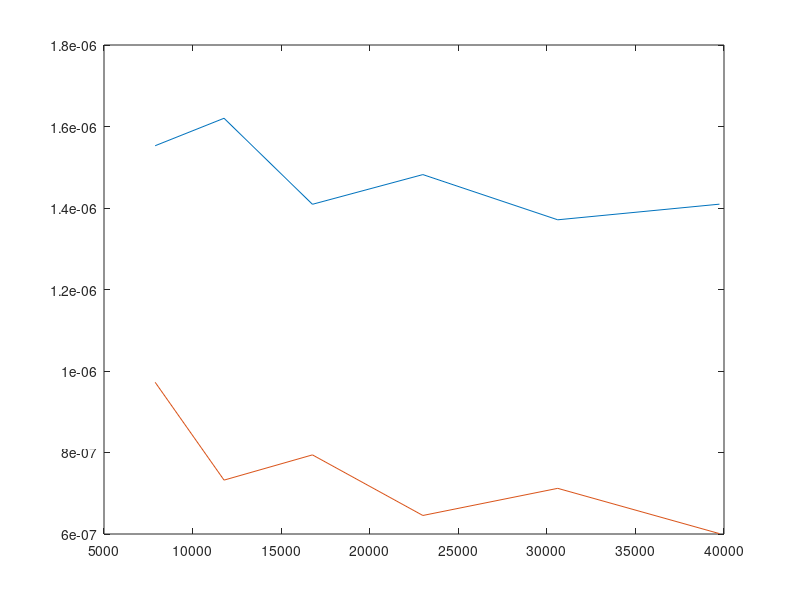

Write the MATLAB code that produced this figure.
data=dlmread('compare_1.txt');


p_1 = data(data(:,1)==1,:);
p_2 = data(data(:,1)==2,:);
p_4 = data(data(:,1)==4,:);


sizes = ([7,8,9,10,11,12].^3)*23;

x=[];
dlpoly1=[];
ppmd1=[];

dlpoly2=[];
ppmd2=[];


dlpoly4=[];
ppmd4=[];



for s = sizes
    x=[x,s];
    sdata = p_1(p_1(:,2)==s,3:5);
    
    p=polyfit(sdata(:,1),sdata(:,2),1)./s;
    dlpoly1=[dlpoly1, p(1)];
    
    p=polyfit(sdata(:,1),sdata(:,3),1)./s;
    
    ppmd1=[ppmd1, p(1)];
    

end



for s = sizes
    
    sdata = p_2(p_2(:,2)==s,3:5);
    
    p=polyfit(sdata(:,1),sdata(:,2),1)./s;
    dlpoly2=[dlpoly2, p(1)];
    
    p=polyfit(sdata(:,1),sdata(:,3),1)./s;
    
    ppmd2=[ppmd2, p(1)];
    

end

for s = sizes
    
    sdata = p_4(p_4(:,2)==s,3:5);
    
    p=polyfit(sdata(:,1),sdata(:,2),1)./s;
    dlpoly4=[dlpoly4, p(1)];
    
    p=polyfit(sdata(:,1),sdata(:,3),1)./s;
    
    ppmd4=[ppmd4, p(1)];
    

end






plot(x,dlpoly4,x,ppmd4)








